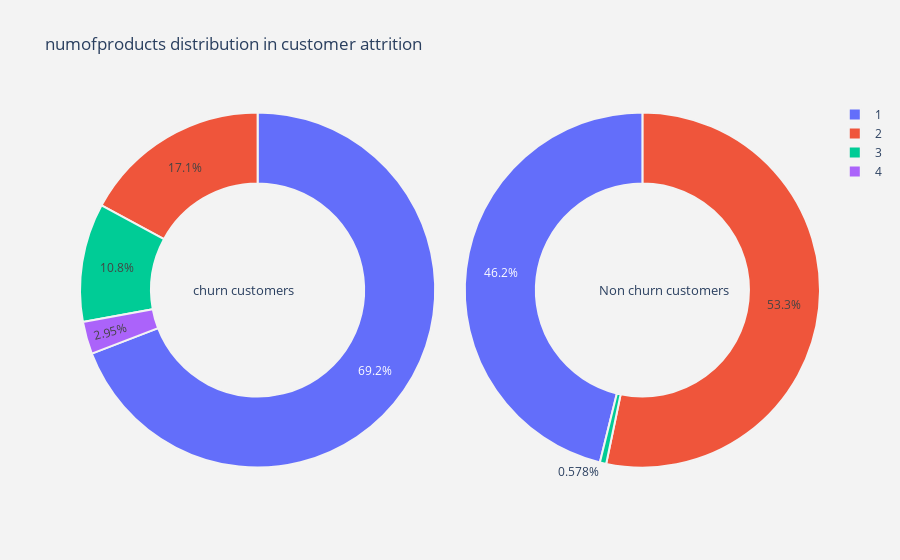

This figure's notebook cell:
### Markdown cell above
The output above shows that for the churn customers female have  55.9% , whereas male with  44.1% . For the case of non churn customers  57.3%  are male and  42.7%  are female.

### Code cell
# Calling the function for plotting the pie plot for numofproducts column
plot_pie(cat_cols[2])

### Figure 1 — Plotly figure (JSON) as saved in the notebook; plotly's stock layout.template omitted (floating-point values rounded to 4 significant figures)
{"data": [{"domain": {"x": [0, 0.48]}, "hole": 0.6, "hoverinfo": "label+percent+name", "labels": [1, 2, 3, 4], "marker": {"line": {"color": "rgb(243,243,243)", "width": 2}}, "name": "Churn Customers", "type": "pie", "values": [1409, 348, 220, 60]}, {"domain": {"x": [0.52, 1]}, "hole": 0.6, "hoverinfo": "label+percent+name", "labels": [2, 1, 3], "marker": {"line": {"color": "rgb(243,243,243)", "width": 2}}, "name": "Non churn customers", "type": "pie", "values": [4242, 3675, 46]}], "layout": {"annotations": [{"font": {"size": 13}, "showarrow": false, "text": "churn customers", "x": 0.15, "y": 0.5}, {"font": {"size": 13}, "showarrow": false, "text": "Non churn customers", "x": 0.88, "y": 0.5}], "paper_bgcolor": "rgb(243,243,243)", "plot_bgcolor": "rgb(243,243,243)", "title": {"text": "numofproducts distribution in customer attrition "}}}
